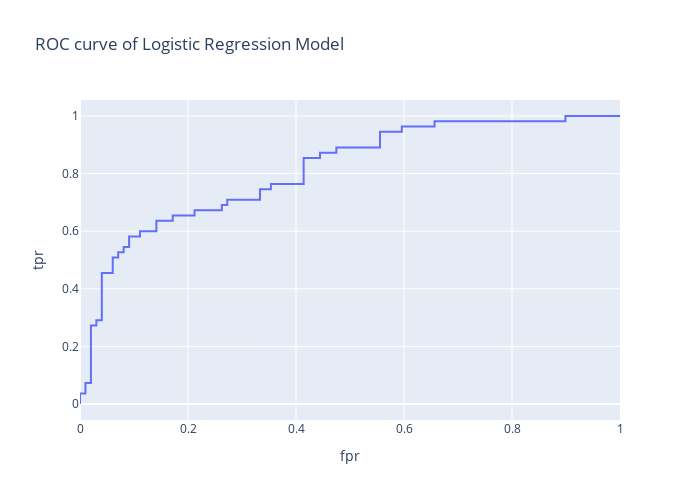

The notebook cell saved with this chart:
### Code cell
px.line(temp,x='fpr',y='tpr',hover_data=temp.columns,title='ROC curve of Logistic Regression Model').update_layout(height=500,width=700)

### Figure 1 — Plotly figure (JSON) as saved in the notebook; plotly's stock layout.template omitted (floating-point values rounded to 4 significant figures)
{"data": [{"customdata": [[1], [0.9712], [0.9681], [0.9563], [0.9026], [0.8973], [0.801], [0.7782], [0.7779], [0.7773], [0.7329], [0.7243], [0.6833], [0.6752], [0.661], [0.6608], [0.6556], [0.6497], [0.6394], [0.6167], [0.6058], [0.5837], [0.5503], [0.5395], [0.5342], [0.503], [0.5024], [0.4204], [0.4201], [0.4086], [0.3809], [0.339], [0.3272], [0.303], [0.3027], [0.2573], [0.2407], [0.2253], [0.2251], [0.2084], [0.2049], [0.1635], [0.1404], [0.1282], [0.127], [0.1145], [0.1143], [0.04152], [0.04047], [0.004172]], "hovertemplate": "fpr=%{x}<br>tpr=%{y}<br>thresh=%{customdata[0]}<extra></extra>", "legendgroup": "", "line": {"color": "#636efa", "dash": "solid"}, "marker": {"symbol": "circle"}, "mode": "lines", "name": "", "orientation": "v", "showlegend": false, "type": "scatter", "x": [0, 0, 0, 0.0101, 0.0101, 0.0202, 0.0202, 0.0303, 0.0303, 0.0404, 0.0404, 0.06061, 0.06061, 0.07071, 0.07071, 0.08081, 0.08081, 0.09091, 0.09091, 0.1111, 0.1111, 0.1414, 0.1414, 0.1717, 0.1717, 0.2121, 0.2121, 0.2626, 0.2626, 0.2727, 0.2727, 0.3333, 0.3333, 0.3535, 0.3535, 0.4141, 0.4141, 0.4444, 0.4444, 0.4747, 0.4747, 0.5556, 0.5556, 0.596, 0.596, 0.6566, 0.6566, 0.899, 0.899, 1], "xaxis": "x", "y": [0, 0.01818, 0.03636, 0.03636, 0.07273, 0.07273, 0.2727, 0.2727, 0.2909, 0.2909, 0.4545, 0.4545, 0.5091, 0.5091, 0.5273, 0.5273, 0.5455, 0.5455, 0.5818, 0.5818, 0.6, 0.6, 0.6364, 0.6364, 0.6545, 0.6545, 0.6727, 0.6727, 0.6909, 0.6909, 0.7091, 0.7091, 0.7455, 0.7455, 0.7636, 0.7636, 0.8545, 0.8545, 0.8727, 0.8727, 0.8909, 0.8909, 0.9455, 0.9455, 0.9636, 0.9636, 0.9818, 0.9818, 1, 1], "yaxis": "y"}], "layout": {"height": 500, "legend": {"tracegroupgap": 0}, "title": {"text": "ROC curve of Logistic Regression Model"}, "width": 700, "xaxis": {"anchor": "y", "autorange": true, "domain": [0, 1], "range": [0, 1], "title": {"text": "fpr"}, "type": "linear"}, "yaxis": {"anchor": "x", "autorange": true, "domain": [0, 1], "range": [-0.05556, 1.056], "title": {"text": "tpr"}, "type": "linear"}}}
